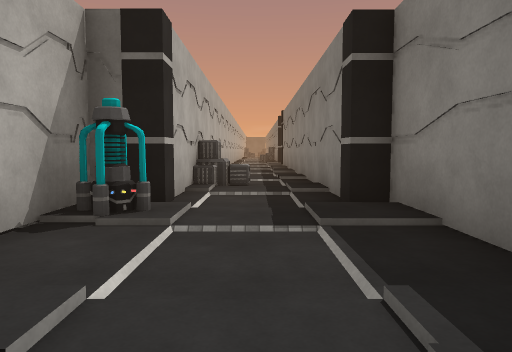
View 1 (above)

17 first-person views from a walk through a scene from a Unity 3-D project. The camera is 1.5 m above the floor, tilts 4° down and sees 70° across. The floor is counted in squares, 2 m on a side. Each view is taken from the middle of a square. On the plan, view 1 faces up. The plan holds only what a view shows up to about 11 squares ahead; the rest is blank. The place goes on beyond the plan. The player character is not drawn. Surface patterns are stand-ins for the level's own textures.

View 2
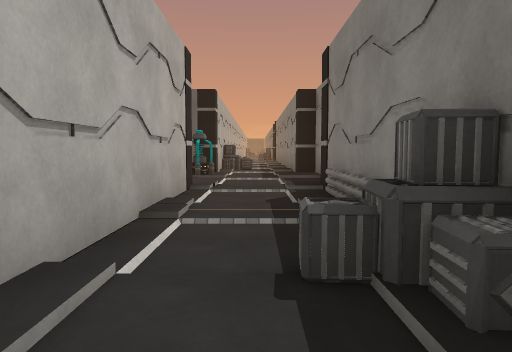

View 3
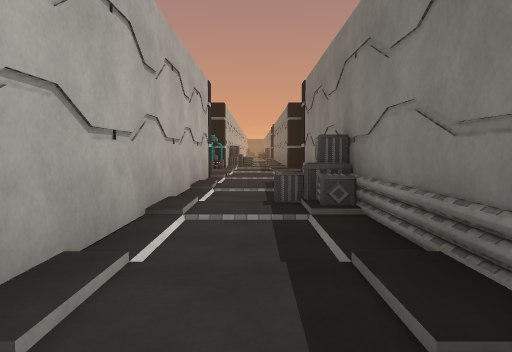

View 4
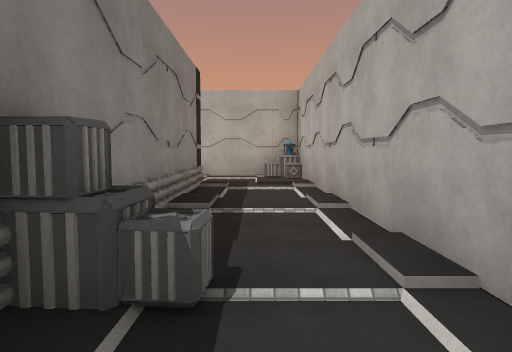

View 5
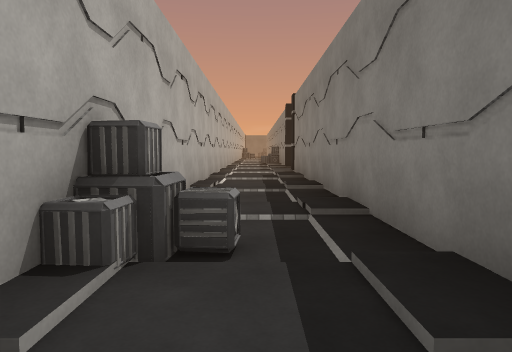

View 6
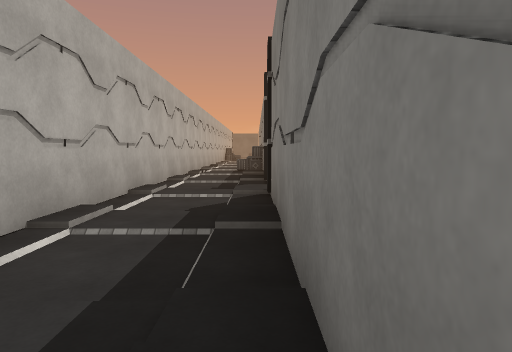

View 7
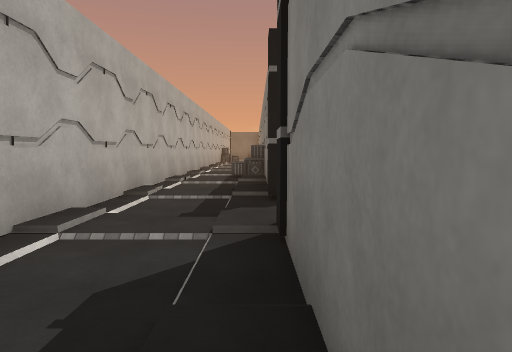

View 8
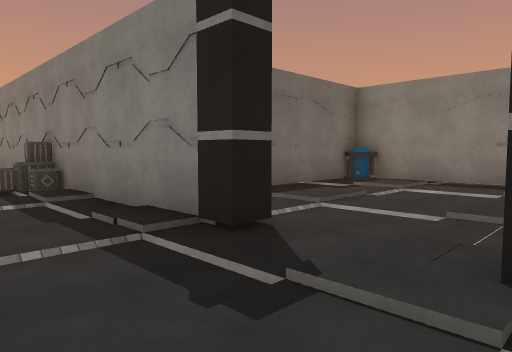

View 9
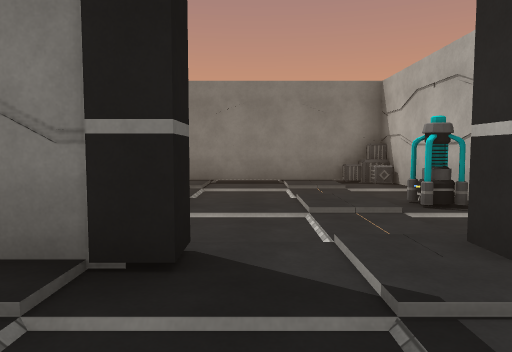

View 10
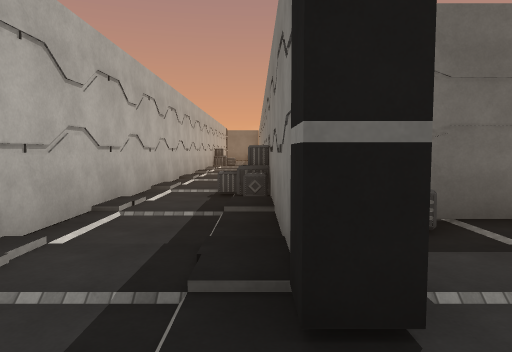

View 11
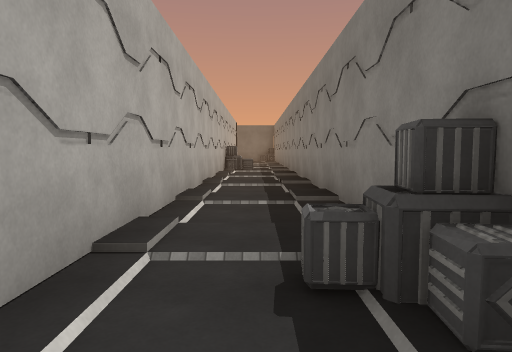

View 12
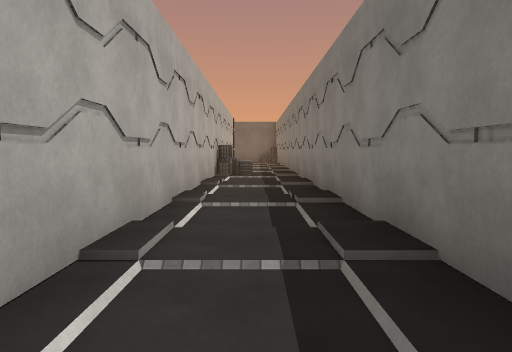

View 13
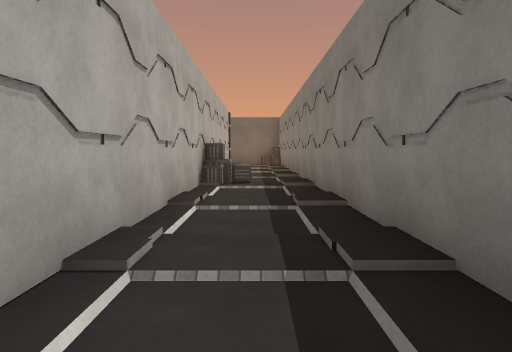

View 14
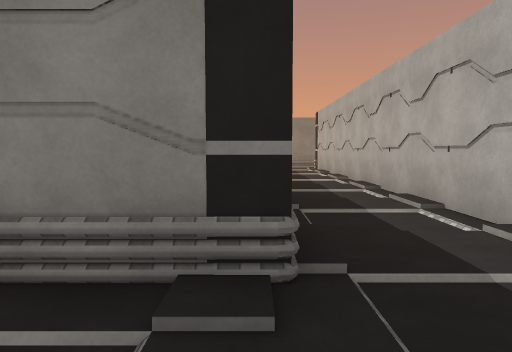

View 15
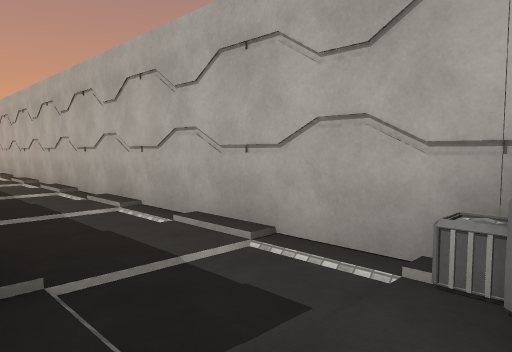

View 16
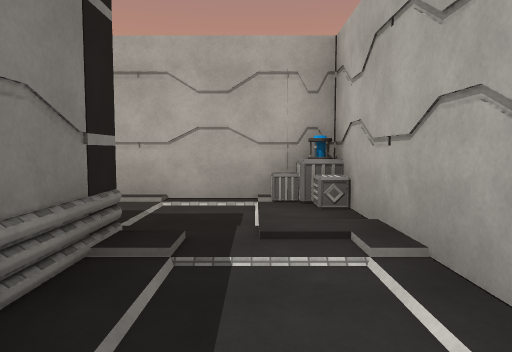

View 17
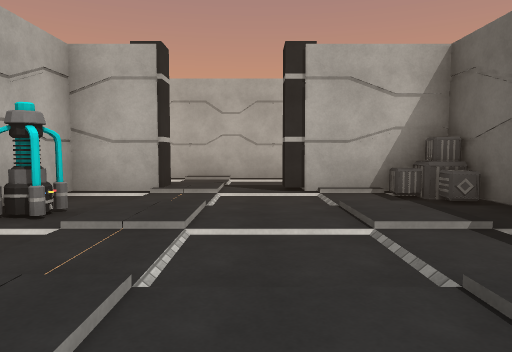

### Floor plan
Key: @ floor where view 1 was taken; # wall or solid block; x gap in a wall; . main floor; : floor 0.25 m higher than the main floor; / step, stairs or slope; C crate; P pillar; I pipe; O other object.
Columns run from 2 left of view 1 to 11 right of it. Each row starts with its distance up from view 1.
 37  CC:#
 36 #...#
 35 #/./#
 34 #/./#
 33 #...#
 32 #/.:#
 31 #...#
 30 #...#
 29 #/.:#
 28 #...#
 27 #...#
 26 #/.:#
 25 #.CC#
 24 #/.C#
 23 #/./# ####
 22 #..#CC#./.O
 21 #/.#C././/.#
 20 #/.P/.////.#
 19 #......./..#
 18 #/.:/.:./:.#
 17 #..P..O./.C
 16 #..######CC
 15 #/.:#
 14 #...#
 13 #...#
 12 #/.:#
 11 #...#
 10 #/./#
  9  /./#
  8  CC.#
  7  C.:#
  6  /./#
  5 #P.P#
  4 OO.:#
  3 #...#
  2  ...
  1 P/.:
  0 #.@#
 -1 #/.#
 -2 #/.#
 -3 #..#
 -4 #/CC
 -5 #/.C
 -6 #..#
 -7 #/.#
 -8 #/.#
 -9 #..#
-10 #//IP
-11 #C/x.........
-12  CC .........
-13 PP############

Positions as (right, up) in squares from view 1, and headings:
1: (0, 0), facing up
2: (0, -6), facing up
3: (0, -9), facing up
4: (0, -2), facing down
5: (0, 5), facing up
6: (1, 11), facing up
7: (1, 14), facing up
8: (-1, 17), facing up-right
9: (-1, 19), facing right
10: (1, 18), facing up
11: (0, 23), facing up
12: (0, 26), facing up
13: (0, 29), facing up
14: (-1, -10), facing right
15: (-1, -10), facing down-right
16: (0, -7), facing down
17: (8, 19), facing left
